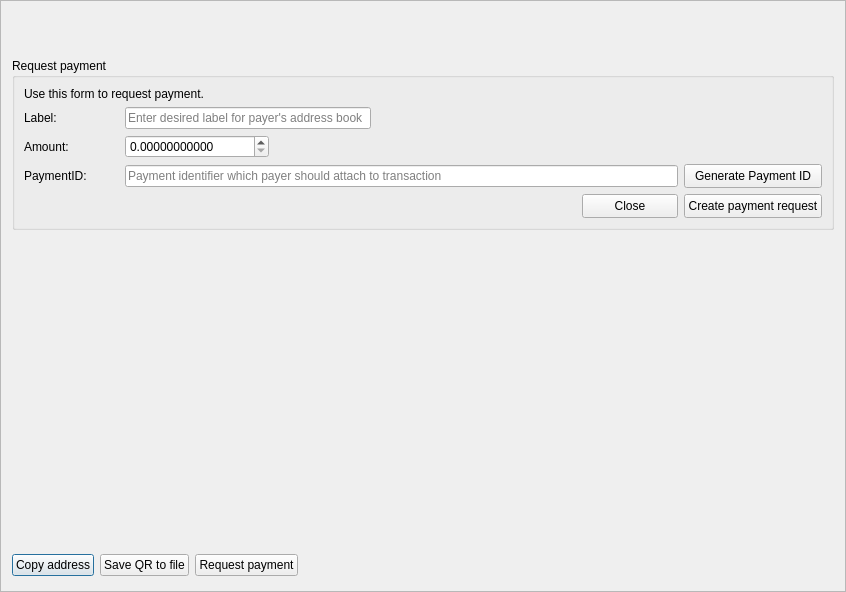
<?xml version="1.0" encoding="UTF-8"?>
<ui version="4.0">
 <class>ReceiveFrame</class>
 <widget class="QFrame" name="ReceiveFrame">
  <property name="geometry">
   <rect>
    <x>0</x>
    <y>0</y>
    <width>846</width>
    <height>592</height>
   </rect>
  </property>
  <property name="windowTitle">
   <string>Frame</string>
  </property>
  <property name="frameShape">
   <enum>QFrame::StyledPanel</enum>
  </property>
  <property name="frameShadow">
   <enum>QFrame::Raised</enum>
  </property>
  <layout class="QVBoxLayout" name="verticalLayout">
   <item>
    <widget class="QFrame" name="m_addressQRFrame">
     <property name="minimumSize">
      <size>
       <width>0</width>
       <height>40</height>
      </size>
     </property>
     <property name="frameShape">
      <enum>QFrame::NoFrame</enum>
     </property>
     <property name="frameShadow">
      <enum>QFrame::Raised</enum>
     </property>
     <layout class="QVBoxLayout" name="verticalLayout_2">
      <property name="leftMargin">
       <number>0</number>
      </property>
      <property name="topMargin">
       <number>0</number>
      </property>
      <property name="rightMargin">
       <number>0</number>
      </property>
      <property name="bottomMargin">
       <number>0</number>
      </property>
      <item>
       <layout class="QHBoxLayout" name="qrCodeFrame">
        <item>
         <widget class="WalletGui::QRLabel" name="m_qrLabel">
          <property name="text">
           <string/>
          </property>
         </widget>
        </item>
        <item>
         <spacer name="horizontalSpacer_2">
          <property name="orientation">
           <enum>Qt::Horizontal</enum>
          </property>
          <property name="sizeHint" stdset="0">
           <size>
            <width>40</width>
            <height>20</height>
           </size>
          </property>
         </spacer>
        </item>
       </layout>
      </item>
     </layout>
    </widget>
   </item>
   <item>
    <widget class="QFrame" name="m_requestPaymentFrame">
     <property name="minimumSize">
      <size>
       <width>0</width>
       <height>0</height>
      </size>
     </property>
     <layout class="QVBoxLayout" name="verticalLayout_3">
      <property name="spacing">
       <number>0</number>
      </property>
      <property name="leftMargin">
       <number>0</number>
      </property>
      <property name="topMargin">
       <number>0</number>
      </property>
      <property name="rightMargin">
       <number>0</number>
      </property>
      <item>
       <widget class="QGroupBox" name="groupBox">
        <property name="title">
         <string>Request payment</string>
        </property>
        <layout class="QGridLayout" name="gridLayout">
         <item row="0" column="0" colspan="2">
          <widget class="QLabel" name="label">
           <property name="text">
            <string>Use this form to request payment.</string>
           </property>
          </widget>
         </item>
         <item row="1" column="0">
          <widget class="QLabel" name="label_7">
           <property name="text">
            <string>Label:</string>
           </property>
          </widget>
         </item>
         <item row="1" column="1" colspan="2">
          <widget class="QLineEdit" name="m_payerLabel">
           <property name="maxLength">
            <number>64</number>
           </property>
           <property name="placeholderText">
            <string>Enter desired label for payer's address book</string>
           </property>
          </widget>
         </item>
         <item row="1" column="3" colspan="4">
          <spacer name="horizontalSpacer_3">
           <property name="orientation">
            <enum>Qt::Horizontal</enum>
           </property>
           <property name="sizeHint" stdset="0">
            <size>
             <width>361</width>
             <height>20</height>
            </size>
           </property>
          </spacer>
         </item>
         <item row="2" column="0">
          <widget class="QLabel" name="label_3">
           <property name="text">
            <string>Amount:</string>
           </property>
          </widget>
         </item>
         <item row="2" column="1">
          <widget class="QDoubleSpinBox" name="m_requestAmountSpin">
           <property name="sizePolicy">
            <sizepolicy hsizetype="Minimum" vsizetype="Fixed">
             <horstretch>0</horstretch>
             <verstretch>0</verstretch>
            </sizepolicy>
           </property>
           <property name="minimumSize">
            <size>
             <width>0</width>
             <height>0</height>
            </size>
           </property>
           <property name="baseSize">
            <size>
             <width>150</width>
             <height>0</height>
            </size>
           </property>
           <property name="locale">
            <locale language="English" country="UnitedStates"/>
           </property>
           <property name="suffix">
            <string/>
           </property>
           <property name="decimals">
            <number>11</number>
           </property>
           <property name="minimum">
            <double>0.000000000000000</double>
           </property>
           <property name="maximum">
            <double>999999999999999.000000000000000</double>
           </property>
           <property name="singleStep">
            <double>1.000000000000000</double>
           </property>
           <property name="value">
            <double>0.000000000000000</double>
           </property>
          </widget>
         </item>
         <item row="2" column="2" colspan="5">
          <spacer name="horizontalSpacer_4">
           <property name="orientation">
            <enum>Qt::Horizontal</enum>
           </property>
           <property name="sizeHint" stdset="0">
            <size>
             <width>547</width>
             <height>20</height>
            </size>
           </property>
          </spacer>
         </item>
         <item row="3" column="0">
          <widget class="QLabel" name="label_6">
           <property name="text">
            <string>PaymentID:</string>
           </property>
          </widget>
         </item>
         <item row="3" column="1" colspan="5">
          <widget class="QLineEdit" name="m_requestPaymentIdEdit">
           <property name="maxLength">
            <number>64</number>
           </property>
           <property name="placeholderText">
            <string>Payment identifier which payer should attach to transaction</string>
           </property>
          </widget>
         </item>
         <item row="3" column="6">
          <widget class="QPushButton" name="m_generatePaymentIdButton">
           <property name="minimumSize">
            <size>
             <width>0</width>
             <height>24</height>
            </size>
           </property>
           <property name="baseSize">
            <size>
             <width>0</width>
             <height>24</height>
            </size>
           </property>
           <property name="text">
            <string>Generate Payment ID</string>
           </property>
          </widget>
         </item>
         <item row="4" column="6">
          <widget class="QPushButton" name="m_createPaymentRequest">
           <property name="minimumSize">
            <size>
             <width>0</width>
             <height>24</height>
            </size>
           </property>
           <property name="baseSize">
            <size>
             <width>0</width>
             <height>24</height>
            </size>
           </property>
           <property name="text">
            <string>Create payment request</string>
           </property>
           <property name="icon">
            <iconset resource="../../resources.qrc">
             <normaloff>:/icons/btn-receive</normaloff>:/icons/btn-receive</iconset>
           </property>
          </widget>
         </item>
         <item row="4" column="5">
          <widget class="QPushButton" name="m_closePaymentRequestFormButton">
           <property name="minimumSize">
            <size>
             <width>0</width>
             <height>24</height>
            </size>
           </property>
           <property name="baseSize">
            <size>
             <width>0</width>
             <height>24</height>
            </size>
           </property>
           <property name="text">
            <string>Close</string>
           </property>
          </widget>
         </item>
         <item row="4" column="0" colspan="5">
          <spacer name="horizontalSpacer_5">
           <property name="orientation">
            <enum>Qt::Horizontal</enum>
           </property>
           <property name="sizeHint" stdset="0">
            <size>
             <width>488</width>
             <height>20</height>
            </size>
           </property>
          </spacer>
         </item>
        </layout>
       </widget>
      </item>
     </layout>
    </widget>
   </item>
   <item>
    <spacer name="verticalSpacer">
     <property name="orientation">
      <enum>Qt::Vertical</enum>
     </property>
     <property name="sizeHint" stdset="0">
      <size>
       <width>20</width>
       <height>40</height>
      </size>
     </property>
    </spacer>
   </item>
   <item>
    <widget class="QFrame" name="m_bottomButtonsFrame">
     <property name="sizePolicy">
      <sizepolicy hsizetype="Expanding" vsizetype="Preferred">
       <horstretch>0</horstretch>
       <verstretch>0</verstretch>
      </sizepolicy>
     </property>
     <property name="minimumSize">
      <size>
       <width>0</width>
       <height>29</height>
      </size>
     </property>
     <property name="frameShape">
      <enum>QFrame::NoFrame</enum>
     </property>
     <property name="frameShadow">
      <enum>QFrame::Raised</enum>
     </property>
     <layout class="QHBoxLayout" name="horizontalLayout">
      <property name="leftMargin">
       <number>0</number>
      </property>
      <property name="topMargin">
       <number>0</number>
      </property>
      <property name="rightMargin">
       <number>0</number>
      </property>
      <property name="bottomMargin">
       <number>0</number>
      </property>
      <item>
       <widget class="QPushButton" name="m_copyAddress">
        <property name="text">
         <string>Copy address</string>
        </property>
        <property name="icon">
         <iconset resource="../../resources.qrc">
          <normaloff>:/icons/copy_white</normaloff>:/icons/copy_white</iconset>
        </property>
        <property name="default">
         <bool>true</bool>
        </property>
       </widget>
      </item>
      <item>
       <widget class="QPushButton" name="m_saveQR">
        <property name="text">
         <string>Save QR to file</string>
        </property>
        <property name="icon">
         <iconset resource="../../resources.qrc">
          <normaloff>:/icons/save</normaloff>:/icons/save</iconset>
        </property>
       </widget>
      </item>
      <item>
       <widget class="QPushButton" name="m_requestPaymentButton">
        <property name="enabled">
         <bool>true</bool>
        </property>
        <property name="text">
         <string>Request payment</string>
        </property>
        <property name="icon">
         <iconset resource="../../resources.qrc">
          <normaloff>:/icons/btn-receive</normaloff>:/icons/btn-receive</iconset>
        </property>
       </widget>
      </item>
      <item>
       <spacer name="horizontalSpacer">
        <property name="orientation">
         <enum>Qt::Horizontal</enum>
        </property>
        <property name="sizeHint" stdset="0">
         <size>
          <width>40</width>
          <height>20</height>
         </size>
        </property>
       </spacer>
      </item>
     </layout>
    </widget>
   </item>
  </layout>
 </widget>
 <customwidgets>
  <customwidget>
   <class>WalletGui::QRLabel</class>
   <extends>QLabel</extends>
   <header>gui/QRLabel.h</header>
  </customwidget>
 </customwidgets>
 <tabstops>
  <tabstop>m_payerLabel</tabstop>
  <tabstop>m_requestAmountSpin</tabstop>
  <tabstop>m_requestPaymentIdEdit</tabstop>
  <tabstop>m_generatePaymentIdButton</tabstop>
  <tabstop>m_closePaymentRequestFormButton</tabstop>
  <tabstop>m_createPaymentRequest</tabstop>
 </tabstops>
 <resources>
  <include location="../../resources.qrc"/>
 </resources>
 <connections>
  <connection>
   <sender>m_generatePaymentIdButton</sender>
   <signal>clicked()</signal>
   <receiver>ReceiveFrame</receiver>
   <slot>generatePaymentIdClicked()</slot>
   <hints>
    <hint type="sourcelabel">
     <x>736</x>
     <y>161</y>
    </hint>
    <hint type="destinationlabel">
     <x>422</x>
     <y>295</y>
    </hint>
   </hints>
  </connection>
  <connection>
   <sender>m_copyAddress</sender>
   <signal>clicked()</signal>
   <receiver>ReceiveFrame</receiver>
   <slot>copyAddress()</slot>
   <hints>
    <hint type="sourcelabel">
     <x>818</x>
     <y>26</y>
    </hint>
    <hint type="destinationlabel">
     <x>422</x>
     <y>295</y>
    </hint>
   </hints>
  </connection>
  <connection>
   <sender>m_requestPaymentButton</sender>
   <signal>clicked()</signal>
   <receiver>ReceiveFrame</receiver>
   <slot>requestPaymentClicked()</slot>
   <hints>
    <hint type="sourcelabel">
     <x>273</x>
     <y>568</y>
    </hint>
    <hint type="destinationlabel">
     <x>422</x>
     <y>295</y>
    </hint>
   </hints>
  </connection>
  <connection>
   <sender>m_saveQR</sender>
   <signal>clicked()</signal>
   <receiver>ReceiveFrame</receiver>
   <slot>saveQRcodeToFile()</slot>
   <hints>
    <hint type="sourcelabel">
     <x>163</x>
     <y>568</y>
    </hint>
    <hint type="destinationlabel">
     <x>422</x>
     <y>295</y>
    </hint>
   </hints>
  </connection>
  <connection>
   <sender>m_closePaymentRequestFormButton</sender>
   <signal>clicked()</signal>
   <receiver>ReceiveFrame</receiver>
   <slot>closePaymentRequestForm()</slot>
   <hints>
    <hint type="sourcelabel">
     <x>552</x>
     <y>190</y>
    </hint>
    <hint type="destinationlabel">
     <x>422</x>
     <y>295</y>
    </hint>
   </hints>
  </connection>
  <connection>
   <sender>m_createPaymentRequest</sender>
   <signal>clicked()</signal>
   <receiver>ReceiveFrame</receiver>
   <slot>createRequestPaymentClicked()</slot>
   <hints>
    <hint type="sourcelabel">
     <x>736</x>
     <y>191</y>
    </hint>
    <hint type="destinationlabel">
     <x>422</x>
     <y>295</y>
    </hint>
   </hints>
  </connection>
 </connections>
 <slots>
  <slot>copyAddress()</slot>
 </slots>
</ui>
